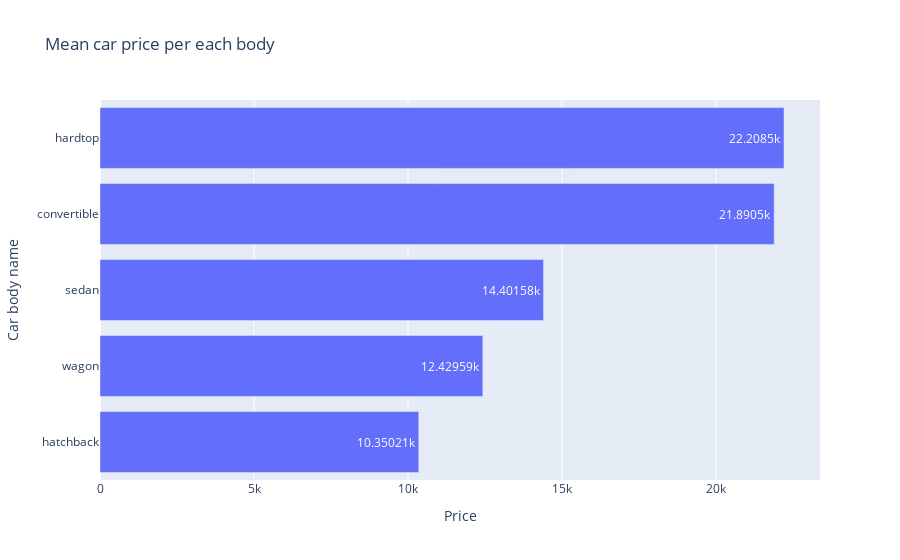

Write notebook code for a chart like this one.
### Code cell
carbody_by_price = df.groupby('carbody', as_index=False)['price'].mean().sort_values(by='price')

fig= px.bar(x= carbody_by_price['price'],
       y=carbody_by_price['carbody'],
       text_auto=True,
       title='Mean car price per each body')

fig.update_traces(textfont_size=12, textangle=0, cliponaxis=False)
fig.update_layout(
    xaxis_title="Price",
    yaxis_title="Car body name"
)

### Figure 1 — Plotly figure (JSON) as saved in the notebook; plotly's stock layout.template omitted (floating-point values rounded to 4 significant figures)
{"data": [{"alignmentgroup": "True", "cliponaxis": false, "hovertemplate": "x=%{x}<br>y=%{y}<extra></extra>", "legendgroup": "", "marker": {"color": "#636efa", "pattern": {"shape": ""}}, "name": "", "offsetgroup": "", "orientation": "h", "showlegend": false, "textangle": 0, "textfont": {"size": 12}, "textposition": "auto", "texttemplate": "%{x}", "type": "bar", "x": [10350.0, 12430.0, 14400.0, 21890.0, 22210.0], "xaxis": "x", "y": ["hatchback", "wagon", "sedan", "convertible", "hardtop"], "yaxis": "y"}], "layout": {"barmode": "relative", "legend": {"tracegroupgap": 0}, "title": {"text": "Mean car price per each body"}, "xaxis": {"anchor": "y", "domain": [0, 1], "title": {"text": "Price"}}, "yaxis": {"anchor": "x", "domain": [0, 1], "title": {"text": "Car body name"}}}}
